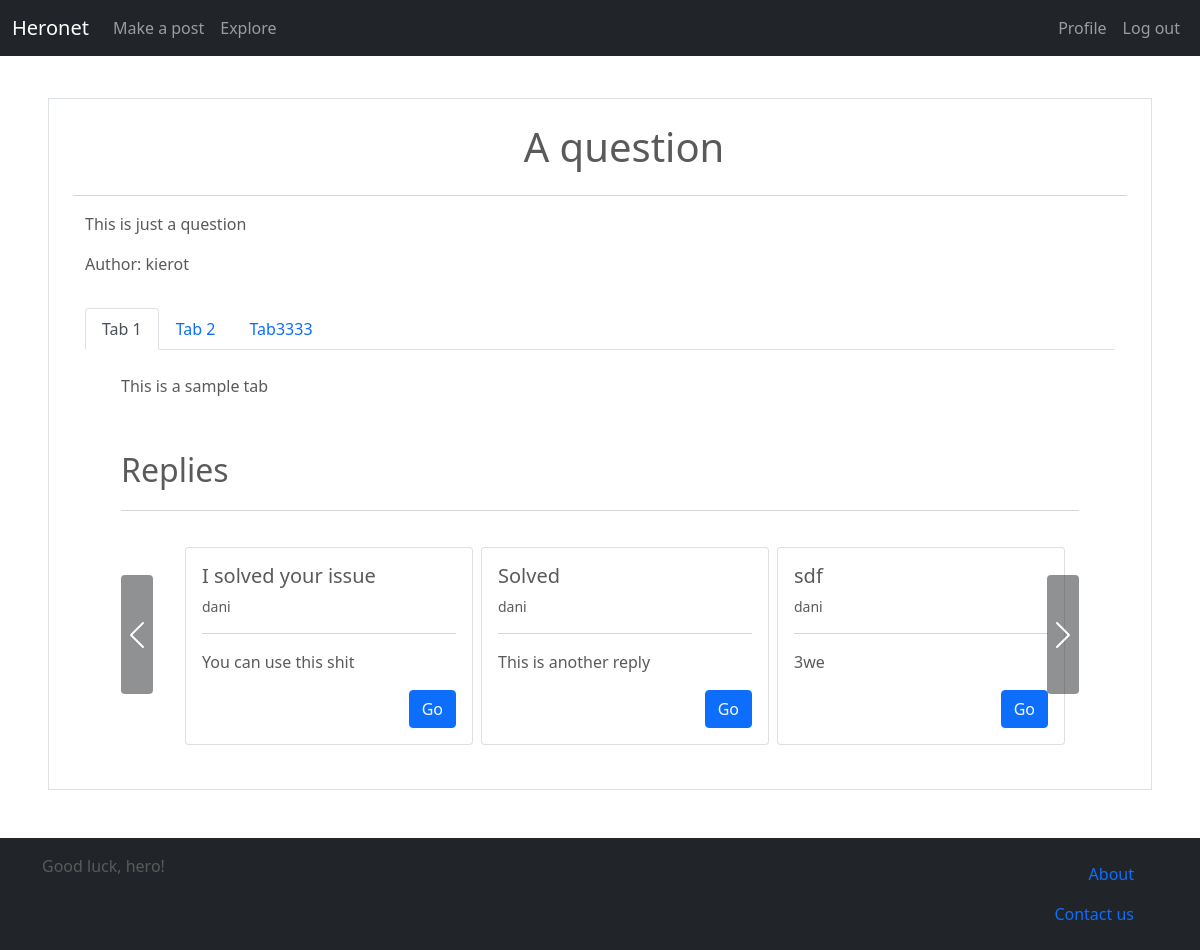
The app's page /post/1/ (signed in) with its own data.
### main/models.py (models this page shows, shortened)
class Post(models.Model):
    title = models.CharField(max_length=120)
    text = models.CharField(max_length=2000)
    author = models.ForeignKey(User, on_delete=models.PROTECT)
    reply_post = models.IntegerField(null=True, blank=True)
    reply_tab = models.IntegerField(null=True, blank=True)

class Tab(models.Model):
    title = models.CharField(max_length=120)
    text = models.CharField(max_length=2000)
    post = models.ForeignKey(Post, on_delete=models.CASCADE)

### main/views.py (the view)
# urls.py: path('post/<int:id>/', post, name="post"),
def post(request, id):
    main_post = Post.objects.all().get(id=id)
    posts = Post.objects.all()
    replies_raw = Post.objects.all().filter(reply_post=main_post.id)
    tabs = Tab.objects.all().filter(post=main_post)
    content = {
        'main_post':main_post,
        'posts':posts,
        'tabs':tabs,
        'replies_raw':replies_raw
    }
    return render(request, 'post.html', content)

### main/templatetags/hero_comments.py (called while the page is built)
@register.filter
def org_replies(replies, tab_id):
    i = 0
    views = []
    for reply in replies:
        if reply.reply_tab == tab_id:
            if i % 3 == 0:
                views.append([reply])
            else:
                views[len(views)-1].append(reply)
            i += 1
    return views

@register.filter
def get_replies(replies, post_id):
    i = 0
    views = []
    for reply in replies:
        if reply.reply_post == post_id:
            if i % 3 == 0:
                views.append([reply])
            else:
                views[len(views)-1].append(reply)
            i += 1
    return views

### main/templates/post.html
{% extends 'base.html' %}
{% block content %}
<div class='container'>
    <div class='row border px-4'>
        <h1 class='text-center m-4'>{{main_post.title}}</h1>
        <hr>
        <p>{{main_post.text}}</p>
        <p>Author: {{main_post.author}}</p>
        <nav class='mt-3'>
            <div class="nav nav-tabs" id="nav-tab" role="tablist">
                {% for tab in tabs %}
                    {% if forloop.first %}
                        <button class="nav-link active" id="nav-{{tab.title|cut:' ' }}-tab" data-bs-toggle="tab" data-bs-target="#nav-{{tab.title|cut:' ' }}" type="button" role="tab" aria-controls="nav-{{tab.title|cut:' ' }}" aria-selected="true">{{tab.title}}</button>
                    {% else %}
                        <button class="nav-link" id="nav-{{tab.title|cut:' '}}-tab" data-bs-toggle="tab" data-bs-target="#nav-{{tab.title|cut:' ' }}" type="button" role="tab" aria-controls="nav-{{tab.title|cut:' ' }}" aria-selected="false">{{tab.title}}</button>
                    {% endif %}
                {% endfor %}
            </div>
        </nav>
        <div class="tab-content py-4 px-5" id="nav-tabContent">
            {% for tab in tabs %}
                {% if forloop.first %}
                    <div class="tab-pane fade show active" id="nav-{{tab.title|cut:' ' }}" role="tabpanel" aria-labelledby="nav-{{tab.title|cut:' '}}-tab">
                        {% include 'builder/tabs_content.html' %}
                    </div>
                {% else %}
                    <div class="tab-pane fade" id="nav-{{tab.title|cut:' ' }}" role="tabpanel" aria-labelledby="nav-{{tab.title|cut:' ' }}-tab">
                        {% include 'builder/tabs_content.html' %}
                    </div>
                {% endif %}
            {% endfor %}
        </div>
    </div>
</div>
{% endblock %}

### main/templates/builder/tabs_content.html
{{tab.text}}
<div class='mb-3 mt-5 fs-2'>Replies</div>
<hr>
{% include 'builder/horiz.html' %}

### main/templates/builder/horiz.html (shortened to what this page needs)
{% load hero_comments %}
<div id="carouselExampleControls-{{tab.title|cut:' ' }}" class="carousel slide" data-bs-interval=false>
    <div class="carousel-inner mx-5">
        {% for view in replies_raw|org_replies:tab.id %}
            {% if forloop.first %}
                <div class="carousel-item active">
                    {% include 'builder/item.html' %}
                </div>
            {% else %}
                <div class="carousel-item">
                    {% include 'builder/item.html' %}
                </div>
            {% endif %}
        {% endfor %}
    </div>
    <button class="carousel-control-prev bg-dark rounded reply-button mt-5" type="button" data-bs-target="#carouselExampleControls-{{tab.title|cut:' ' }}" data-bs-slide="prev">
    <span class="carousel-control-prev-icon" aria-hidden="true"></span>
    </button>
    <button class="carousel-control-next bg-dark rounded reply-button mt-5"  type="button" data-bs-target="#carouselExampleControls-{{tab.title|cut:' ' }}" data-bs-slide="next">
    <span class="carousel-control-next-icon" aria-hidden="true"></span>
    </button>
</div>

### main/templates/builder/item.html
<div class='row mt-3 px-4'>
    <ul class="nav nav-pills mb-3" id="pills-tab" role="tablist">
        {% for reply in view %}
            <li class="nav-item" role="presentation">
                <div id="pills-{{reply.title|cut:' '}}-tab" data-bs-toggle="pill" data-bs-target="#pills-{{reply.title|cut:' '}}" type="button" role="tab" aria-controls="pills-{{reply.title|cut:' '}}" aria-selected="true">
                    {% include 'builder/post_prev.html' with post=reply selected='focused' %}
                </div>
            </li>
        {% endfor %}
    </ul>
</div>

### main/templates/builder/post_prev.html (shortened to what this page needs)
<div class="card m-1 post-preview" style="width: 18rem;" onclick="{% if selected == 'focused' %}focused(this){% endif %}">
    <div class="card-body">
        <div class='row'>
            <h5 class="card-title">{{post.title}}</h5>
            <small>{{post.author}}</small>
        </div>
        <hr>
        <p class="card-text">{{post.text}}</p>
        <div class='d-flex justify-content-end'>
            <a href="{% url 'post' id=post.id %}" class='btn btn-primary text-light'>Go</a>
        </div>
    </div>
</div>

### main/static/css/main.css (style rules this page uses)
html { overflow-x: hidden; }
body { color: #5a5a5a; padding-top: 50px; min-height: 100vh; overflow-x: hidden; }
.reply-button { width: auto; height: 50%; }
.post-preview { transition: 0.5s; }
.post-preview a { color:#5a5a5a }

### records on screen
Post: title "A question", text "This is just a question", author "kierot"
Tab: title "Tab 1", text "This is a sample tab"
Tab: title "Tab 2"
Tab: title "Tab3333"
Post: title "I solved your issue", author "dani", text "You can use this shit"
Post: title "Solved", author "dani", text "This is another reply"
Post: title "sdf", author "dani", text "3we"
